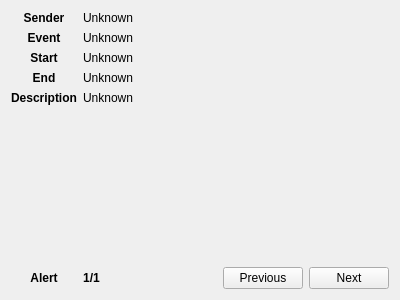
<?xml version="1.0" encoding="UTF-8"?>
<ui version="4.0">
 <class>AlertWidget</class>
 <widget class="QWidget" name="AlertWidget">
  <property name="geometry">
   <rect>
    <x>0</x>
    <y>0</y>
    <width>400</width>
    <height>300</height>
   </rect>
  </property>
  <layout class="QVBoxLayout" name="verticalLayout">
   <item>
    <layout class="QGridLayout" name="gridLayout">
     <item row="6" column="1">
      <layout class="QHBoxLayout" name="m_nextLayout">
       <property name="spacing">
        <number>6</number>
       </property>
       <item>
        <widget class="QLabel" name="m_alertsNum">
         <property name="font">
          <font>
           <weight>75</weight>
           <bold>true</bold>
          </font>
         </property>
         <property name="toolTip">
          <string>Current alert number.</string>
         </property>
         <property name="text">
          <string notr="true">1/1</string>
         </property>
         <property name="alignment">
          <set>Qt::AlignCenter</set>
         </property>
        </widget>
       </item>
       <item>
        <spacer name="horizontalSpacer">
         <property name="orientation">
          <enum>Qt::Horizontal</enum>
         </property>
         <property name="sizeHint" stdset="0">
          <size>
           <width>40</width>
           <height>20</height>
          </size>
         </property>
        </spacer>
       </item>
       <item>
        <widget class="QPushButton" name="m_previous">
         <property name="toolTip">
          <string>Show previous alert.</string>
         </property>
         <property name="text">
          <string>Previous</string>
         </property>
        </widget>
       </item>
       <item>
        <widget class="QPushButton" name="m_next">
         <property name="toolTip">
          <string>Show next alert.</string>
         </property>
         <property name="text">
          <string>Next</string>
         </property>
        </widget>
       </item>
      </layout>
     </item>
     <item row="5" column="1">
      <spacer name="verticalSpacer">
       <property name="orientation">
        <enum>Qt::Vertical</enum>
       </property>
       <property name="sizeHint" stdset="0">
        <size>
         <width>20</width>
         <height>40</height>
        </size>
       </property>
      </spacer>
     </item>
     <item row="6" column="0">
      <widget class="QLabel" name="m_alertsNumLabel">
       <property name="font">
        <font>
         <weight>75</weight>
         <bold>true</bold>
        </font>
       </property>
       <property name="toolTip">
        <string>Number of alerts.</string>
       </property>
       <property name="text">
        <string>Alert</string>
       </property>
       <property name="alignment">
        <set>Qt::AlignCenter</set>
       </property>
      </widget>
     </item>
     <item row="3" column="1">
      <widget class="QLabel" name="m_end">
       <property name="sizePolicy">
        <sizepolicy hsizetype="Preferred" vsizetype="Minimum">
         <horstretch>0</horstretch>
         <verstretch>0</verstretch>
        </sizepolicy>
       </property>
       <property name="toolTip">
        <string>Expiration time of the event.</string>
       </property>
       <property name="text">
        <string>Unknown</string>
       </property>
      </widget>
     </item>
     <item row="4" column="1">
      <widget class="QLabel" name="m_description">
       <property name="toolTip">
        <string>Event description.</string>
       </property>
       <property name="text">
        <string>Unknown</string>
       </property>
       <property name="wordWrap">
        <bool>true</bool>
       </property>
      </widget>
     </item>
     <item row="1" column="1">
      <widget class="QLabel" name="m_event">
       <property name="sizePolicy">
        <sizepolicy hsizetype="Preferred" vsizetype="Preferred">
         <horstretch>0</horstretch>
         <verstretch>0</verstretch>
        </sizepolicy>
       </property>
       <property name="toolTip">
        <string>Weather alert event.</string>
       </property>
       <property name="text">
        <string>Unknown</string>
       </property>
       <property name="wordWrap">
        <bool>true</bool>
       </property>
      </widget>
     </item>
     <item row="0" column="0">
      <widget class="QLabel" name="label_2">
       <property name="sizePolicy">
        <sizepolicy hsizetype="Preferred" vsizetype="Minimum">
         <horstretch>0</horstretch>
         <verstretch>0</verstretch>
        </sizepolicy>
       </property>
       <property name="font">
        <font>
         <weight>75</weight>
         <bold>true</bold>
        </font>
       </property>
       <property name="toolTip">
        <string>Sender of the alert.</string>
       </property>
       <property name="text">
        <string>Sender</string>
       </property>
       <property name="alignment">
        <set>Qt::AlignCenter</set>
       </property>
      </widget>
     </item>
     <item row="2" column="1">
      <widget class="QLabel" name="m_start">
       <property name="sizePolicy">
        <sizepolicy hsizetype="Preferred" vsizetype="Minimum">
         <horstretch>0</horstretch>
         <verstretch>0</verstretch>
        </sizepolicy>
       </property>
       <property name="toolTip">
        <string>Start time of the event.</string>
       </property>
       <property name="text">
        <string>Unknown</string>
       </property>
      </widget>
     </item>
     <item row="3" column="0">
      <widget class="QLabel" name="label_8">
       <property name="sizePolicy">
        <sizepolicy hsizetype="Preferred" vsizetype="Minimum">
         <horstretch>0</horstretch>
         <verstretch>0</verstretch>
        </sizepolicy>
       </property>
       <property name="font">
        <font>
         <weight>75</weight>
         <bold>true</bold>
        </font>
       </property>
       <property name="toolTip">
        <string>Expiration time of the event.</string>
       </property>
       <property name="text">
        <string>End</string>
       </property>
       <property name="alignment">
        <set>Qt::AlignCenter</set>
       </property>
      </widget>
     </item>
     <item row="2" column="0">
      <widget class="QLabel" name="label_6">
       <property name="sizePolicy">
        <sizepolicy hsizetype="Preferred" vsizetype="Minimum">
         <horstretch>0</horstretch>
         <verstretch>0</verstretch>
        </sizepolicy>
       </property>
       <property name="font">
        <font>
         <weight>75</weight>
         <bold>true</bold>
        </font>
       </property>
       <property name="toolTip">
        <string>Start time of the event.</string>
       </property>
       <property name="text">
        <string>Start</string>
       </property>
       <property name="alignment">
        <set>Qt::AlignCenter</set>
       </property>
      </widget>
     </item>
     <item row="1" column="0">
      <widget class="QLabel" name="label_4">
       <property name="sizePolicy">
        <sizepolicy hsizetype="Preferred" vsizetype="Minimum">
         <horstretch>0</horstretch>
         <verstretch>0</verstretch>
        </sizepolicy>
       </property>
       <property name="font">
        <font>
         <weight>75</weight>
         <bold>true</bold>
        </font>
       </property>
       <property name="toolTip">
        <string>Weather alert event.</string>
       </property>
       <property name="text">
        <string>Event</string>
       </property>
       <property name="alignment">
        <set>Qt::AlignCenter</set>
       </property>
      </widget>
     </item>
     <item row="4" column="0">
      <widget class="QLabel" name="label_10">
       <property name="sizePolicy">
        <sizepolicy hsizetype="Preferred" vsizetype="Minimum">
         <horstretch>0</horstretch>
         <verstretch>0</verstretch>
        </sizepolicy>
       </property>
       <property name="font">
        <font>
         <weight>75</weight>
         <bold>true</bold>
        </font>
       </property>
       <property name="toolTip">
        <string>Event description.</string>
       </property>
       <property name="frameShadow">
        <enum>QFrame::Plain</enum>
       </property>
       <property name="text">
        <string>Description</string>
       </property>
       <property name="alignment">
        <set>Qt::AlignCenter</set>
       </property>
      </widget>
     </item>
     <item row="0" column="1">
      <widget class="QLabel" name="m_sender">
       <property name="sizePolicy">
        <sizepolicy hsizetype="Preferred" vsizetype="Minimum">
         <horstretch>0</horstretch>
         <verstretch>0</verstretch>
        </sizepolicy>
       </property>
       <property name="toolTip">
        <string>Sender of the alert.</string>
       </property>
       <property name="text">
        <string>Unknown</string>
       </property>
       <property name="wordWrap">
        <bool>true</bool>
       </property>
      </widget>
     </item>
    </layout>
   </item>
  </layout>
 </widget>
 <resources/>
 <connections/>
</ui>
